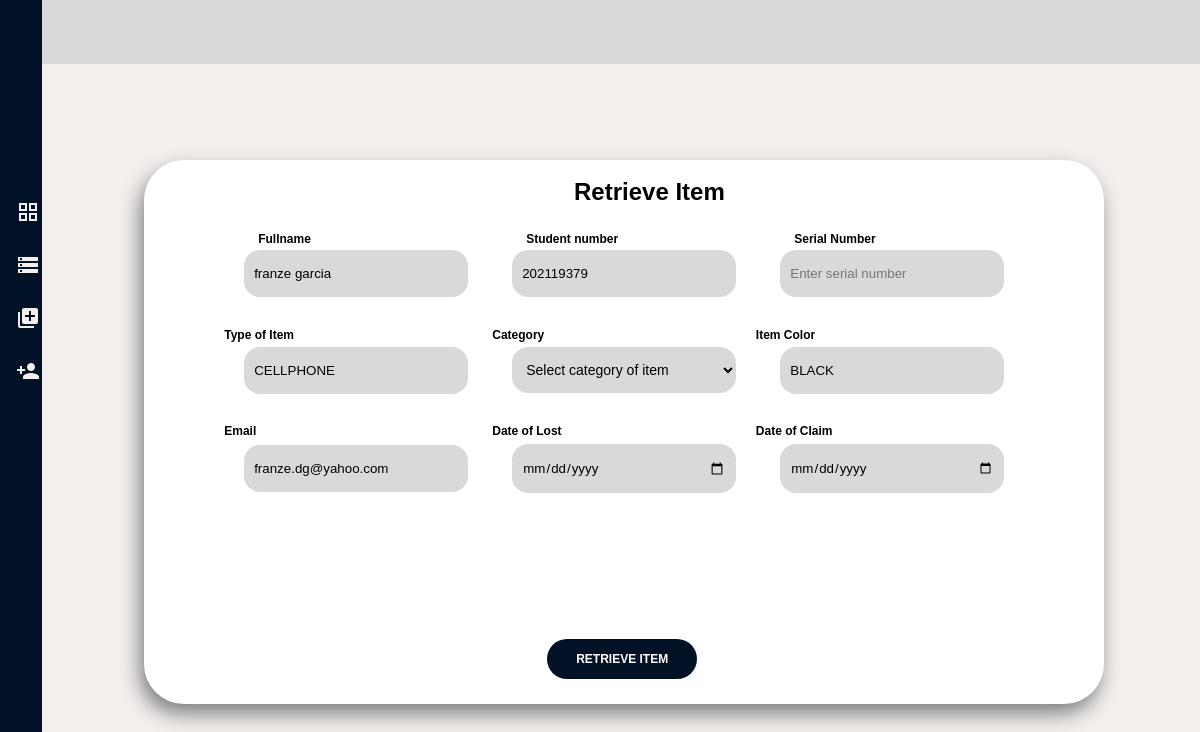
/admin/retrieve.php?id=72, run on the app's committed database.
### tables this page shows
CREATE TABLE `register` (
  `id` int(11) NOT NULL,
  `serial` varchar(200) NOT NULL,
  `fullname` varchar(255) NOT NULL,
  `studentnum` varchar(255) NOT NULL,
  `course` varchar(255) NOT NULL,
  `itemtype` varchar(100) NOT NULL,
  `itemname` varchar(100) NOT NULL,
  `category` varchar(100) NOT NULL,
  `color` varchar(100) NOT NULL,
  `registerdate` date NOT NULL,
  `lostdate` date NOT NULL,
  `status` varchar(100) NOT NULL,
  `email` varchar(100) NOT NULL
);

### admin/retrieve.php (the view, shortened to what this page needs)
<?php
    include('../configuration/config.php');
        $itemId = $_GET['id'] ?? null;
        if ($itemId !== null) {
            $sql = "SELECT * FROM register WHERE id = $itemId";
            $result = $conn->query($sql);
            if ($result->num_rows > 0) {
                $item = $result->fetch_assoc();
            } else {
                header("location: inventory.php");
                exit();
            }
        } else {
            header("location: inventory.php");
            exit();
        }
?>
<!DOCTYPE html>
<html lang="en">
<head>
    <link rel="stylesheet" href="../styles/retrieve.css">
</head>
<body>
    <div class="container">
        <div class="header">
        </div>
        <ul class="nav">
        <li>
            <a href="dashboard.php"><i class="material-icons grid_view">grid_view</i></a>
        </li>
        <li>
        <a href="inventory.php"><i class="material-icons grid_view">storage</i></a>
        </li>
        <li>
            <a href="register.php"><i class="material-icons grid_view">library_add</i></a>
        </li>
        <li>
            <a href="account.php"><i class="material-icons grid_view">person_add</i></a>
        </li>
        </ul>
        <div class="search">
            <h1 class="searchitm">Retrieve Item</h1>
            <form action ="../configuration/retrieve.php" method="post" enctype="multipart/form-data">
            <label class="labels">Fullname</label>
            <div class="input-field">
                <input type="text" name="fullname" id="fullname" value="<?php echo $item['fullname']; ?>" placeholder="Enter Fulname">
            </div>
            <label class="labels">Student number</label>
            <div class="input-field">
                <input type="text" name="studentnum" id="studentnum"  value="<?php echo $item['studentnum']; ?>"placeholder="Enter Student number">
            </div>
            <label class="labels">Serial Number</label>
            <div class="input-field">
                <input type="text" name="serial" id="serial" placeholder="Enter serial number">
            </div>
            <label class="labelss">Item Color</label>
            <div class="input-field">
                <input type="text" name="type" id="type"  value="<?php echo $item['itemtype']; ?>"placeholder="Enter type of item">
            </div>
            <label class="labelss">Type of Item</label>
            <div class="input-field">
                <select name="item-type"  placeholder="Category of item"  value="<?php echo $item['itemtype']; ?>">
                    <option value="" disabled selected>Select category of item</option>
                </select>
            </div>
            <label class="labelss">Category</label>
            <div class="input-field">
                <input type="text" name="itemname" id="itemname"  value="<?php echo $item['color']; ?>"placeholder="Enter color">
            </div>
            <label class="labe">Date of Claim</label>
            <div class="input-field">
                <input type="email" name="email" id="email" value="<?php echo $item['email']; ?>">
            </div>
            <label class="labe">Email</label>
            <div class="input-field">
                <input type="date" name="lostdate" id="lostdate"  value="Date of Lost">
            </div>
            <label class="labe">Date of Lost</label>
            <div class="input-field">
                <input type="date" name="lostdate" id="lostdate" value="Date of Lost">
            </div>
            <div class="btn-field">
                    <input type="submit" name="submit" value="RETRIEVE ITEM">
            </div>
            </form>
        </div>
    </div>
</body>

### styles/retrieve.css (style rules this page uses)
* { margin: 0; padding: 0; font-family: 'Poppins',sans-serif; box-sizing: border-box; }
.container { width: 100%; height: 100vh; background: #F3EFED; }
.search { position: absolute; top: 54%; left: 52%; width: 80%; height: 68%; max-width: 100%; background:#fff; transform: translate(-50%,-50%); padding: 50px 50px 70px; text-align: center; border-radius: 40px; box-shadow: -4px 10px 20px 0px #808080; }
.searchitm { color: #000; font-size: 24px; padding: 10px 10px; position: absolute; top: 8px; left: 420px; font-family: Poppins,Verdana, Geneva, Tahoma, sans-serif; }
.input-field { max-width: 100%; width: 26%; height: 12%; background: #D9D9D9; margin: 10px 20px; margin-top: 40px; border-radius: 16px; display: inline-block; align-items: left; }
input { width: 100%; max-width: 100%; background:transparent; border: 0; outline: 0; padding: 16px 10px; }
.btn-field input { position: absolute; left: 42%; top: 88%; flex-basis: 48%; background: #011126; color: #fff; height: 40px; width: 150px; border-radius: 20px; border: 0; outline: 0; cursor: pointer; transition: background 1s; text-align: center; padding: 4px 4px; font-size: 12px; font-weight: bold; }
.header { position: relative; top:0; left:2%; background: #D9D9D9; max-width: 100%; width: 98%; height: 8%; border: 0px 0px 10px 0px #808080; }
ul.nav { position: absolute; top: 50%; left: 0; width: 7%; height: 100%; max-width: 16%; background:#011126; transform: translate(-50%,-50%); padding: 20px 20px 0px; }
ul.nav li { position: relative; left: 8px; top: 180px; display: block; font-size: 20px; padding: 16px 30px; font-family: Verdana, Geneva, Tahoma, sans-serif; font-size: 18px; font-weight: 400; }
ul.nav li a { text-decoration: none; color: #F3EFED; margin: 30px; }
ul.nav li i { color: #F3EFED; display: block; position: absolute; top: 0; left: 30px; }
.input-field select { outline: none; font-size: 14px; font-weight: 400; color: #000; border-radius: 16px; height: 42px; margin: 2px -4px; width: 100%; max-width: 100%; background:transparent; border: 0; outline: 0; padding: 6px 10px; }
.labels { position: absolute; top: 70px; font-size: 12px; font-weight: bold; display: inline-block; margin: 2px 34px; font-family: Poppins,Verdana, Geneva, Tahoma, sans-serif; }
.labelss { position: absolute; top: 150px; font-size: 12px; font-weight: bold; display: inline-block; margin: 18px -268px; font-family: Poppins,Verdana, Geneva, Tahoma, sans-serif; }
.labe { position: absolute; top: 150px; font-size: 12px; font-weight: bold; display: inline-block; margin: 114px -268px; font-family: Poppins,Verdana, Geneva, Tahoma, sans-serif; }

### data on the page
register: fullname "franze garcia", studentnum "202119379", type "CELLPHONE", itemname "BLACK", email "franze.dg@yahoo.com"
